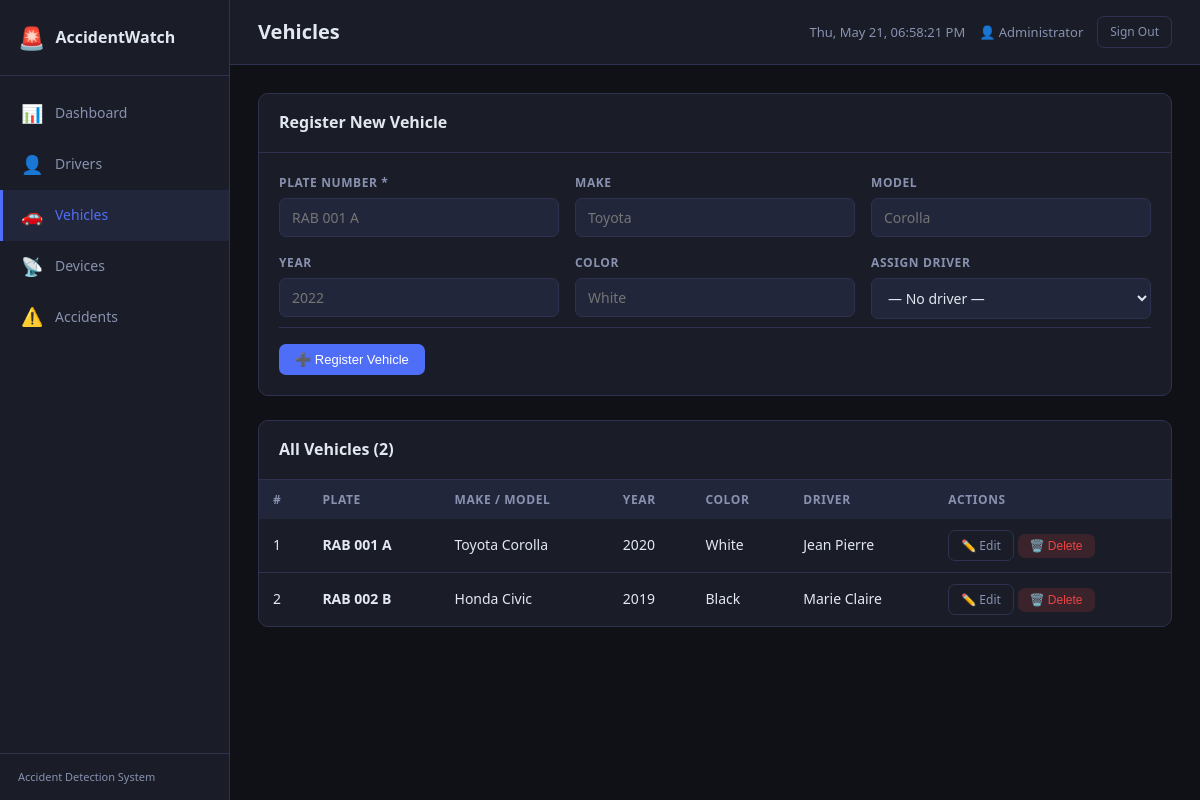
The app's page /dashboard/vehicles.php (signed in) with its own data.
### tables this page shows
CREATE TABLE IF NOT EXISTS vehicles (
    id           INT UNSIGNED AUTO_INCREMENT PRIMARY KEY,
    plate_number VARCHAR(20)  NOT NULL UNIQUE,
    make         VARCHAR(50),                
    model        VARCHAR(50),                
    year         YEAR,
    color        VARCHAR(30),
    driver_id    INT UNSIGNED,
    created_at   DATETIME DEFAULT CURRENT_TIMESTAMP,
    updated_at   DATETIME DEFAULT CURRENT_TIMESTAMP ON UPDATE CURRENT_TIMESTAMP,
    FOREIGN KEY (driver_id) REFERENCES drivers(id) ON DELETE SET NULL
);

CREATE TABLE IF NOT EXISTS drivers (
    id             INT UNSIGNED AUTO_INCREMENT PRIMARY KEY,
    full_name      VARCHAR(100) NOT NULL,
    phone          VARCHAR(20)  NOT NULL,
    email          VARCHAR(100),
    license_number VARCHAR(50)  NOT NULL UNIQUE,
    address        TEXT,
    created_at     DATETIME DEFAULT CURRENT_TIMESTAMP,
    updated_at     DATETIME DEFAULT CURRENT_TIMESTAMP ON UPDATE CURRENT_TIMESTAMP
);

### dashboard/vehicles.php (the view, shortened to what this page needs)
<?php
$db  = getDB();
$editVehicle = null;
$vehicles = $db->query("
    SELECT v.*, d.full_name AS driver_name
    FROM vehicles v
    LEFT JOIN drivers d ON v.driver_id = d.id
    ORDER BY v.created_at DESC
")->fetchAll();
require_once 'includes/header.php';
?>
<div class="card" style="margin-bottom:24px">
    <div class="card-header">
        <h2><?= $editVehicle ? 'Edit Vehicle' : 'Register New Vehicle' ?></h2>
    </div>
    <div class="card-body">
        <form method="POST">
            <div class="form-grid">
                <div class="form-group">
                    <label>Plate Number *</label>
                    <input type="text" name="plate_number" required placeholder="RAB 001 A"
                           value="<?= htmlspecialchars($editVehicle['plate_number'] ?? '') ?>">
                </div>
                <div class="form-group">
                    <label>Make</label>
                    <input type="text" name="make" placeholder="Toyota"
                           value="<?= htmlspecialchars($editVehicle['make'] ?? '') ?>">
                </div>
                <div class="form-group">
                    <label>Model</label>
                    <input type="text" name="model" placeholder="Corolla"
                           value="<?= htmlspecialchars($editVehicle['model'] ?? '') ?>">
                </div>
                <div class="form-group">
                    <label>Year</label>
                    <input type="number" name="year" min="1990" max="2030" placeholder="2022"
                           value="<?= htmlspecialchars($editVehicle['year'] ?? '') ?>">
                </div>
                <div class="form-group">
                    <label>Color</label>
                    <input type="text" name="color" placeholder="White"
                           value="<?= htmlspecialchars($editVehicle['color'] ?? '') ?>">
                </div>
                <div class="form-group">
                    <label>Assign Driver</label>
                    <select name="driver_id">
                        <option value="">— No driver —</option>
                    </select>
                </div>
            </div>
            <div class="form-actions">
                <button type="submit" class="btn btn-primary">
                    <?= $editVehicle ? '💾 Save Changes' : '➕ Register Vehicle' ?>
                </button>
            </div>
        </form>
    </div>
</div>
<div class="card">
    <div class="card-header">
        <h2>All Vehicles (<?= count($vehicles) ?>)</h2>
    </div>
    <div class="table-wrap">
        <table>
            <thead>
                <tr>
                    <th>#</th>
                    <th>Plate</th>
                    <th>Make / Model</th>
                    <th>Year</th>
                    <th>Color</th>
                    <th>Driver</th>
                    <th>Actions</th>
                </tr>
            </thead>
            <tbody>
                <?php if (empty($vehicles)): ?>
                <tr><td colspan="7" class="empty">No vehicles registered yet.</td></tr>
                <?php else: ?>
                <?php foreach ($vehicles as $v): ?>
                <tr>
                    <td><?= $v['id'] ?></td>
                    <td><strong><?= htmlspecialchars($v['plate_number']) ?></strong></td>
                    <td><?= htmlspecialchars(($v['make'] ?? '') . ' ' . ($v['model'] ?? '')) ?></td>
                    <td><?= $v['year'] ?? '—' ?></td>
                    <td><?= htmlspecialchars($v['color'] ?? '—') ?></td>
                    <td><?= htmlspecialchars($v['driver_name'] ?? '—') ?></td>
                    <td>
                        <a href="vehicles.php?edit=<?= $v['id'] ?>" class="btn btn-ghost btn-sm">✏️ Edit</a>
                        <form method="POST" style="display:inline">
                            <button type="submit" class="btn btn-danger btn-sm confirm-delete">🗑️ Delete</button>
                        </form>
                    </td>
                </tr>
                <?php endforeach; ?>
                <?php endif; ?>
            </tbody>
        </table>
    </div>
</div>
<?php require_once 'includes/footer.php'; ?>

### dashboard/assets/css/style.css (style rules this page uses)
*, *::before, *::after { box-sizing: border-box; margin: 0; padding: 0; }
:root { --bg: #0f1117; --surface: #1a1d27; --surface2: #22263a; --border: #2e3250; --primary: #4f6ef7; --primary-h: #3a57e8; --text: #e2e8f0; --text-muted:#8892b0; --urgent: #ef4444; --medium: #f59e0b; --normal: #22c55e; --radius: 10px; --sidebar-w: 230px; --transition: 0.2s ease; }
body { font-family: 'Segoe UI', system-ui, sans-serif; background: var(--bg); color: var(--text); font-size: 14px; line-height: 1.6; }
a { color: var(--primary); text-decoration: none; }
.card { background: var(--surface); border: 1px solid var(--border); border-radius: var(--radius); margin-bottom: 24px; overflow: hidden; }
.card-header { display: flex; align-items: center; justify-content: space-between; padding: 16px 20px; border-bottom: 1px solid var(--border); }
.card-header h2 { font-size: 16px; font-weight: 600; }
.card-body { padding: 20px; }
.table-wrap { overflow-x: auto; }
table { width: 100%; border-collapse: collapse; }
thead th { background: var(--surface2); padding: 10px 14px; text-align: left; font-size: 12px; font-weight: 600; color: var(--text-muted); text-transform: uppercase; letter-spacing: 0.05em; white-space: nowrap; }
tbody td { padding: 11px 14px; border-bottom: 1px solid var(--border); vertical-align: middle; }
tbody tr:last-child td { border-bottom: none; }
.btn { display: inline-flex; align-items: center; gap: 6px; padding: 8px 16px; border-radius: 7px; font-size: 13px; font-weight: 500; cursor: pointer; border: none; transition: background var(--transition), opacity var(--transition); text-decoration: none; }
.btn-primary { background: var(--primary); color: #fff; }
.btn-danger { background: rgba(239,68,68,0.15); color: #ef4444; }
.btn-sm { padding: 5px 12px; font-size: 12px; }
.btn-ghost { background: transparent; color: var(--text-muted); border: 1px solid var(--border); }
.form-grid { display: grid; grid-template-columns: repeat(auto-fill, minmax(240px, 1fr)); gap: 16px; }
.form-group { display: flex; flex-direction: column; gap: 6px; }
label { font-size: 12px; font-weight: 600; color: var(--text-muted); text-transform: uppercase; letter-spacing: 0.05em; }
input, select, textarea { background: var(--surface2); border: 1px solid var(--border); border-radius: 7px; padding: 9px 12px; color: var(--text); font-size: 14px; font-family: inherit; transition: border-color var(--transition); width: 100%; }
select option { background: var(--surface2); }
.form-actions { display: flex; gap: 10px; margin-top: 8px; padding-top: 16px; border-top: 1px solid var(--border); }

### records on screen
vehicles: id "1", plate_number "RAB 001 A", make+model "Toyota Corolla", year "2020", color "White", driver.full_name "Jean Pierre"
vehicles: id "2", plate_number "RAB 002 B", make+model "Honda Civic", year "2019", color "Black", driver.full_name "Marie Claire"

### other values on screen
$icon "📊 👤 🚗 📡 ⚠️"
$label "Dashboard Drivers Vehicles Devices Accidents"
$pageTitle "Vehicles"
$_SESSION['full_name'] "Administrator"
count($vehicles) "2"
